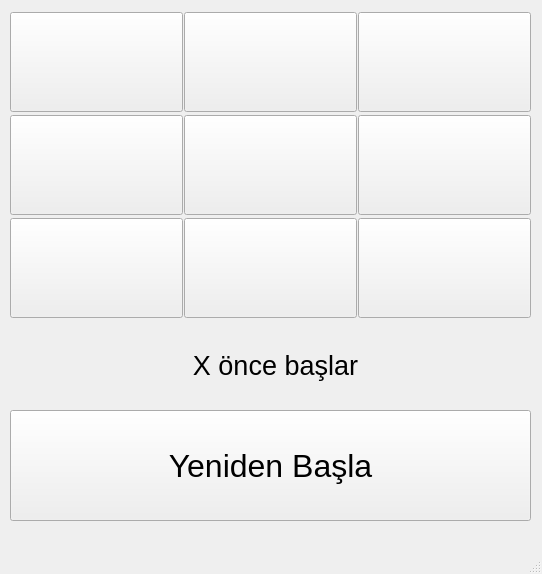
<?xml version="1.0" encoding="UTF-8"?>
<ui version="4.0">
 <class>MainWindow</class>
 <widget class="QMainWindow" name="MainWindow">
  <property name="geometry">
   <rect>
    <x>0</x>
    <y>0</y>
    <width>542</width>
    <height>574</height>
   </rect>
  </property>
  <property name="windowTitle">
   <string>MainWindow</string>
  </property>
  <widget class="QWidget" name="centralwidget">
   <widget class="QWidget" name="gridLayoutWidget">
    <property name="geometry">
     <rect>
      <x>10</x>
      <y>10</y>
      <width>521</width>
      <height>311</height>
     </rect>
    </property>
    <layout class="QGridLayout" name="gridLayout">
     <property name="spacing">
      <number>1</number>
     </property>
     <item row="0" column="1">
      <widget class="QPushButton" name="pushButton_4">
       <property name="sizePolicy">
        <sizepolicy hsizetype="Minimum" vsizetype="Fixed">
         <horstretch>100</horstretch>
         <verstretch>100</verstretch>
        </sizepolicy>
       </property>
       <property name="minimumSize">
        <size>
         <width>100</width>
         <height>100</height>
        </size>
       </property>
       <property name="font">
        <font>
         <pointsize>48</pointsize>
        </font>
       </property>
       <property name="text">
        <string/>
       </property>
      </widget>
     </item>
     <item row="2" column="0">
      <widget class="QPushButton" name="pushButton_3">
       <property name="sizePolicy">
        <sizepolicy hsizetype="Minimum" vsizetype="Fixed">
         <horstretch>100</horstretch>
         <verstretch>100</verstretch>
        </sizepolicy>
       </property>
       <property name="minimumSize">
        <size>
         <width>100</width>
         <height>100</height>
        </size>
       </property>
       <property name="font">
        <font>
         <pointsize>48</pointsize>
        </font>
       </property>
       <property name="text">
        <string/>
       </property>
      </widget>
     </item>
     <item row="0" column="0">
      <widget class="QPushButton" name="pushButton_1">
       <property name="sizePolicy">
        <sizepolicy hsizetype="Minimum" vsizetype="Fixed">
         <horstretch>100</horstretch>
         <verstretch>100</verstretch>
        </sizepolicy>
       </property>
       <property name="minimumSize">
        <size>
         <width>100</width>
         <height>100</height>
        </size>
       </property>
       <property name="font">
        <font>
         <pointsize>48</pointsize>
        </font>
       </property>
       <property name="text">
        <string/>
       </property>
      </widget>
     </item>
     <item row="1" column="1">
      <widget class="QPushButton" name="pushButton_5">
       <property name="sizePolicy">
        <sizepolicy hsizetype="Minimum" vsizetype="Fixed">
         <horstretch>100</horstretch>
         <verstretch>100</verstretch>
        </sizepolicy>
       </property>
       <property name="minimumSize">
        <size>
         <width>100</width>
         <height>100</height>
        </size>
       </property>
       <property name="font">
        <font>
         <pointsize>48</pointsize>
        </font>
       </property>
       <property name="text">
        <string/>
       </property>
      </widget>
     </item>
     <item row="2" column="1">
      <widget class="QPushButton" name="pushButton_6">
       <property name="sizePolicy">
        <sizepolicy hsizetype="Minimum" vsizetype="Fixed">
         <horstretch>100</horstretch>
         <verstretch>100</verstretch>
        </sizepolicy>
       </property>
       <property name="minimumSize">
        <size>
         <width>100</width>
         <height>100</height>
        </size>
       </property>
       <property name="font">
        <font>
         <pointsize>48</pointsize>
        </font>
       </property>
       <property name="text">
        <string/>
       </property>
      </widget>
     </item>
     <item row="1" column="0">
      <widget class="QPushButton" name="pushButton_2">
       <property name="sizePolicy">
        <sizepolicy hsizetype="Minimum" vsizetype="Fixed">
         <horstretch>100</horstretch>
         <verstretch>100</verstretch>
        </sizepolicy>
       </property>
       <property name="minimumSize">
        <size>
         <width>100</width>
         <height>100</height>
        </size>
       </property>
       <property name="font">
        <font>
         <pointsize>48</pointsize>
        </font>
       </property>
       <property name="text">
        <string/>
       </property>
      </widget>
     </item>
     <item row="0" column="2">
      <widget class="QPushButton" name="pushButton_7">
       <property name="sizePolicy">
        <sizepolicy hsizetype="Minimum" vsizetype="Fixed">
         <horstretch>100</horstretch>
         <verstretch>100</verstretch>
        </sizepolicy>
       </property>
       <property name="minimumSize">
        <size>
         <width>100</width>
         <height>100</height>
        </size>
       </property>
       <property name="font">
        <font>
         <pointsize>48</pointsize>
        </font>
       </property>
       <property name="text">
        <string/>
       </property>
      </widget>
     </item>
     <item row="1" column="2">
      <widget class="QPushButton" name="pushButton_8">
       <property name="sizePolicy">
        <sizepolicy hsizetype="Minimum" vsizetype="Fixed">
         <horstretch>100</horstretch>
         <verstretch>100</verstretch>
        </sizepolicy>
       </property>
       <property name="minimumSize">
        <size>
         <width>100</width>
         <height>100</height>
        </size>
       </property>
       <property name="font">
        <font>
         <pointsize>48</pointsize>
        </font>
       </property>
       <property name="text">
        <string/>
       </property>
      </widget>
     </item>
     <item row="2" column="2">
      <widget class="QPushButton" name="pushButton_9">
       <property name="sizePolicy">
        <sizepolicy hsizetype="Minimum" vsizetype="Fixed">
         <horstretch>100</horstretch>
         <verstretch>100</verstretch>
        </sizepolicy>
       </property>
       <property name="minimumSize">
        <size>
         <width>100</width>
         <height>100</height>
        </size>
       </property>
       <property name="font">
        <font>
         <pointsize>48</pointsize>
        </font>
       </property>
       <property name="text">
        <string/>
       </property>
      </widget>
     </item>
    </layout>
   </widget>
   <widget class="QPushButton" name="pushButton_10">
    <property name="geometry">
     <rect>
      <x>10</x>
      <y>410</y>
      <width>521</width>
      <height>111</height>
     </rect>
    </property>
    <property name="font">
     <font>
      <pointsize>24</pointsize>
     </font>
    </property>
    <property name="text">
     <string>Yeniden Başla</string>
    </property>
   </widget>
   <widget class="QLabel" name="label">
    <property name="geometry">
     <rect>
      <x>20</x>
      <y>330</y>
      <width>511</width>
      <height>71</height>
     </rect>
    </property>
    <property name="font">
     <font>
      <pointsize>20</pointsize>
     </font>
    </property>
    <property name="text">
     <string>X önce başlar</string>
    </property>
    <property name="alignment">
     <set>Qt::AlignCenter</set>
    </property>
   </widget>
  </widget>
  <widget class="QMenuBar" name="menubar">
   <property name="geometry">
    <rect>
     <x>0</x>
     <y>0</y>
     <width>542</width>
     <height>26</height>
    </rect>
   </property>
  </widget>
  <widget class="QStatusBar" name="statusbar"/>
 </widget>
 <resources/>
 <connections/>
</ui>
